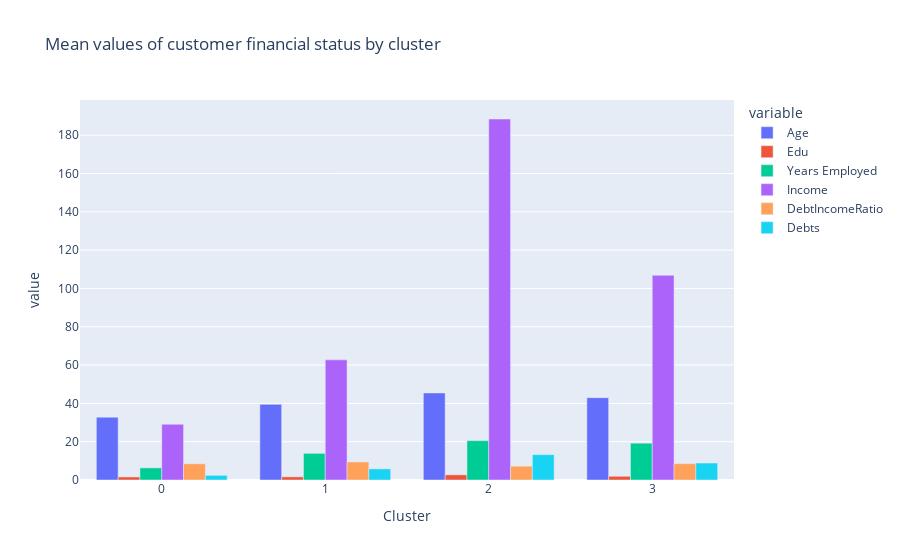

Notebook code cell kept with this figure:
### Code cell
fig = px.bar(
    grouped,
    barmode='group',
    title="Mean values of customer financial status by cluster"

)
fig.update_layout(
    xaxis_title="Cluster"
)

fig.show()

### Figure 1 — Plotly figure (JSON) as saved in the notebook; plotly's stock layout.template omitted (floating-point values rounded to 4 significant figures)
{"data": [{"alignmentgroup": "True", "hovertemplate": "variable=Age<br>Cluster=%{x}<br>value=%{y}<extra></extra>", "legendgroup": "Age", "marker": {"color": "#636efa", "pattern": {"shape": ""}}, "name": "Age", "offsetgroup": "Age", "orientation": "v", "showlegend": true, "textposition": "auto", "type": "bar", "x": [0, 1, 2, 3], "xaxis": "x", "y": [32.78, 39.5, 45.46, 43], "yaxis": "y"}, {"alignmentgroup": "True", "hovertemplate": "variable=Edu<br>Cluster=%{x}<br>value=%{y}<extra></extra>", "legendgroup": "Edu", "marker": {"color": "#EF553B", "pattern": {"shape": ""}}, "name": "Edu", "offsetgroup": "Edu", "orientation": "v", "showlegend": true, "textposition": "auto", "type": "bar", "x": [0, 1, 2, 3], "xaxis": "x", "y": [1.592, 1.648, 2.692, 1.947], "yaxis": "y"}, {"alignmentgroup": "True", "hovertemplate": "variable=Years Employed<br>Cluster=%{x}<br>value=%{y}<extra></extra>", "legendgroup": "Years Employed", "marker": {"color": "#00cc96", "pattern": {"shape": ""}}, "name": "Years Employed", "offsetgroup": "Years Employed", "orientation": "v", "showlegend": true, "textposition": "auto", "type": "bar", "x": [0, 1, 2, 3], "xaxis": "x", "y": [6.328, 13.91, 20.54, 19.21], "yaxis": "y"}, {"alignmentgroup": "True", "hovertemplate": "variable=Income<br>Cluster=%{x}<br>value=%{y}<extra></extra>", "legendgroup": "Income", "marker": {"color": "#ab63fa", "pattern": {"shape": ""}}, "name": "Income", "offsetgroup": "Income", "orientation": "v", "showlegend": true, "textposition": "auto", "type": "bar", "x": [0, 1, 2, 3], "xaxis": "x", "y": [29.11, 62.72, 188.5, 106.9], "yaxis": "y"}, {"alignmentgroup": "True", "hovertemplate": "variable=DebtIncomeRatio<br>Cluster=%{x}<br>value=%{y}<extra></extra>", "legendgroup": "DebtIncomeRatio", "marker": {"color": "#FFA15A", "pattern": {"shape": ""}}, "name": "DebtIncomeRatio", "offsetgroup": "DebtIncomeRatio", "orientation": "v", "showlegend": true, "textposition": "auto", "type": "bar", "x": [0, 1, 2, 3], "xaxis": "x", "y": [8.473, 9.416, 7.231, 8.529], "yaxis": "y"}, {"alignmentgroup": "True", "hovertemplate": "variable=Debts<br>Cluster=%{x}<br>value=%{y}<extra></extra>", "legendgroup": "Debts", "marker": {"color": "#19d3f3", "pattern": {"shape": ""}}, "name": "Debts", "offsetgroup": "Debts", "orientation": "v", "showlegend": true, "textposition": "auto", "type": "bar", "x": [0, 1, 2, 3], "xaxis": "x", "y": [2.445, 5.801, 13.24, 8.857], "yaxis": "y"}], "layout": {"barmode": "group", "legend": {"title": {"text": "variable"}, "tracegroupgap": 0}, "title": {"text": "Mean values of customer financial status by cluster"}, "xaxis": {"anchor": "y", "domain": [0, 1], "title": {"text": "Cluster"}}, "yaxis": {"anchor": "x", "domain": [0, 1], "title": {"text": "value"}}}}
